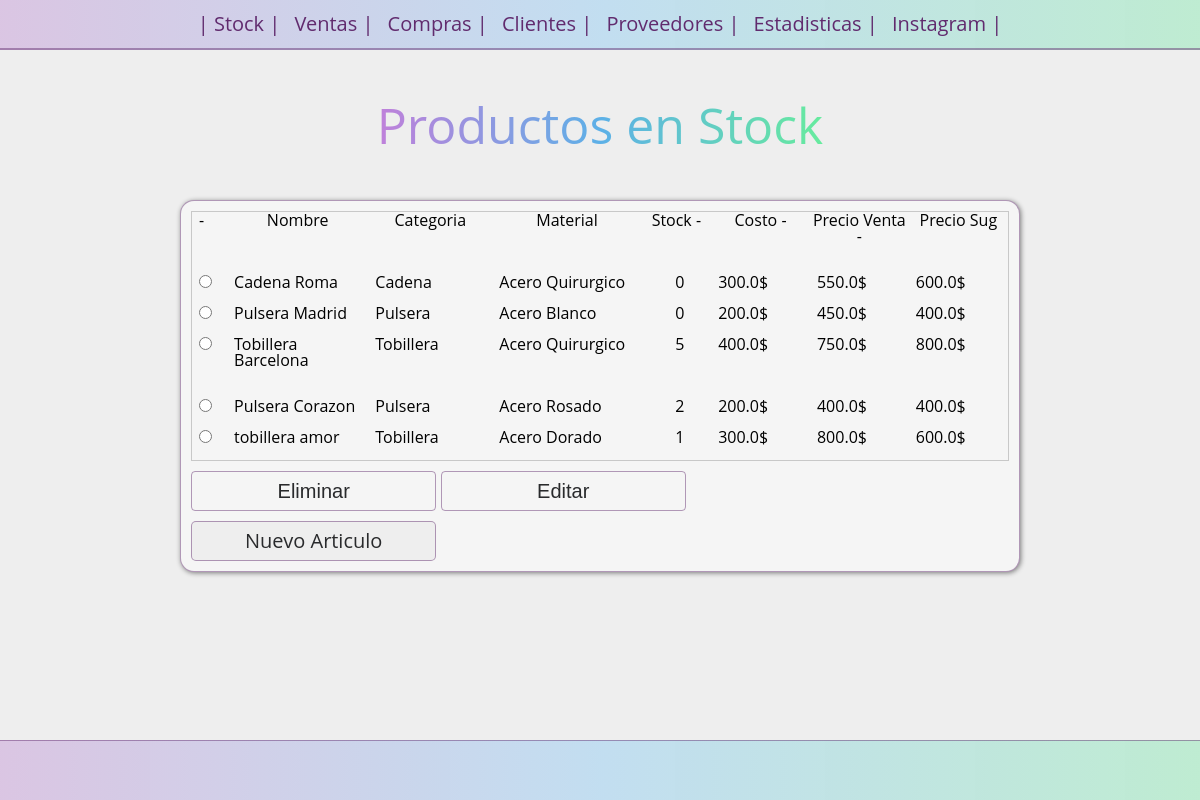
Page /stock/ on the earlier database version.
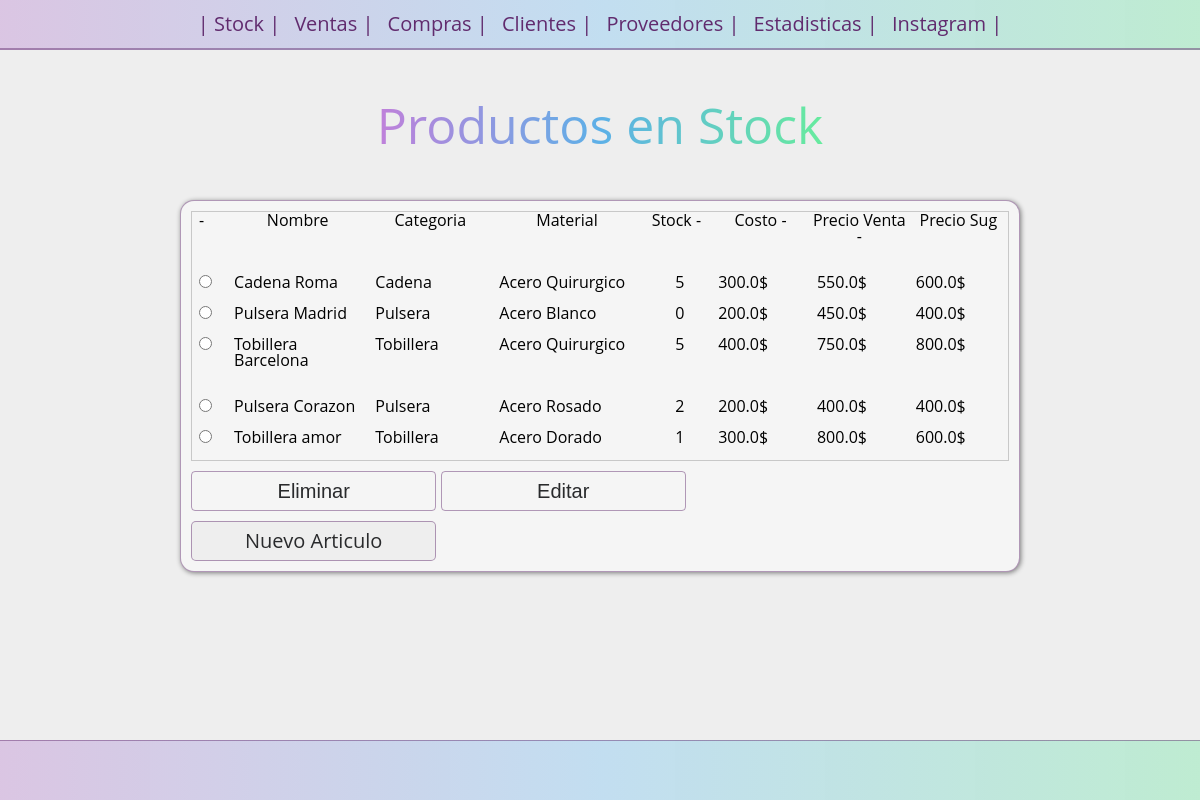
Same page on the later database version.
### stock/models.py (models this page shows, shortened)
class Product(models.Model):
    name = models.CharField(max_length=200)
    category = models.CharField(max_length=50)
    material = models.CharField(max_length=50)
    price = models.FloatField(default=0)
    stock = models.IntegerField(default=0)
    sug_price = models.FloatField(default=price)
    sell_price = models.FloatField(default= sug_price)

### stock/views.py (the view)
# urls.py: path("",  views.index, name= "index"),
def index(request):
    product_list = Product.objects.all()
    return render(request, "stock/index.html",{
        'product_list' : product_list
    })

### stock/templates/stock/index.html (shortened to what this page needs)
{% load static %}
<!DOCTYPE html>
<html lang="es">
<head>
    <link rel="stylesheet" href="{% static 'stock/reset.css' %}">
    <link rel="stylesheet" href="{% static 'stock/style_g.css' %}">
</head>
<body>
    {% if product_list %}
        <header>
            <nav>
                <ul class="main-nav">
                    <li><a href="{% url 'stock:index'%}">| Stock</a></li>
                    <li><a href="#">Ventas</a></li>
                    <li><a href="#">Compras</a></li>
                    <li><a href="#">Clientes</a></li>
                    <li><a href="#">Proveedores</a></li>
                    <li><a href="#">Estadisticas</a></li>
                    <li><a href="https://www.instagram.com/foreverglam.ya/?hl=es">Instagram</a></li>
                </ul>
            </nav>
            <h1 class="titulo">Productos en Stock</h1>
        </header>
        <main>
        <form action="{% url 'stock:update_or_delete'%}" method="post" class="main-form">
            <div class="table-container">
                <table class="main-table">
                    <tr>
                    <td >-</td>
                    <th id="nombre"><strong>Nombre </strong></th>
                    <th ><strong> Categoria </strong></th>
                    <th ><strong> Material </strong></th>
                    <th ><strong> Stock -</strong></th>
                    <th ><strong> Costo - </strong></th>
                    <th ><strong> Precio Venta - </strong></th>
                    <th ><strong> Precio Sug </strong></th>
                    </tr>
                    {% for choice in product_list  %}
                            <tr class="main-table__row">
                            <td><input
                                type="radio"
                                name="choice"
                                id="choice{{ forloop.counter }}"
                                value="{{choice.id}}"></td>
                            <label for="choice{{ forloop.counter }}">
                                <td>{{choice.name}}</td>
                                <td>{{choice.category}}</td>
                                <td>{{choice.material}}</td>
                                <td class="td-stock">{{choice.stock}}</td>
                                <td>{{choice.price}}$</td>
                                <td>{{choice.sell_price}}$ </td>
                                <td>{{choice.sug_price}}$</td>
                                </tr>
                    {% endfor %}
                </table>
            </div>
            <input type="submit" name="action" value="Eliminar">
            <input type="submit" name="action" value="Editar">
            <a href="{% url 'stock:new'%}" class="button_grillo" >Nuevo Articulo</a>
        </form>
        </main>
    {% else %}
        <p>No elements are available.</p>
    {% endif %}
    <footer>
    </footer>
</body>

Differences in the rows shown:
changed Product "Cadena Roma": stock "0" → "5"
changed Product "Acero Dorado": name "tobillera amor" → "Tobillera amor"
